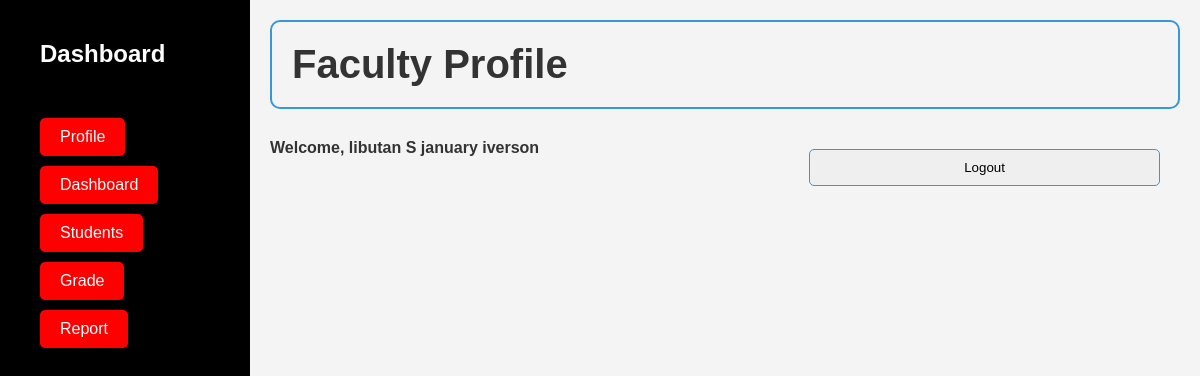
Screenshot of /integrative/faculty/Profile.php (signed in) with the database file from the repository.
### tables this page shows
CREATE TABLE `faculty` (
  `id` varchar(100) NOT NULL,
  `lastname` varchar(100) NOT NULL,
  `firstname` varchar(100) NOT NULL,
  `middlename` varchar(100) NOT NULL,
  `dbirth` varchar(100) NOT NULL,
  `gender` varchar(100) NOT NULL,
  `institute` varchar(100) NOT NULL,
  `course` varchar(100) NOT NULL,
  `number` varchar(100) NOT NULL
);

### integrative/faculty/Profile.php (the view, shortened to what this page needs)
<?php
include(__DIR__ . "/partial/header.php");
include(__DIR__ . "/partial/nav.php");
?>
<?php
if (isset($_SESSION["faculty_id"])) {
    require_once "../login/database.php";
    $faculty_id = $_SESSION["faculty_id"];
    $query = $conn->prepare("SELECT id, firstname, lastname, middlename FROM faculty WHERE id = ?");
    $query->bind_param("s", $faculty_id);
    $query->execute();
    $query->store_result();
    if ($query->num_rows > 0) {
        $query->bind_result($id, $firstname, $lastname, $middlename);
        ?>
        <div class="content">
            <h1>Faculty Profile</h1>
            <div class="course-content">
                <label>Welcome, <?php echo $firstname . " " . $middlename . " " . $lastname; ?></label><br>
                <div class="content">
                <form method="post" action="logout.faculty.php">
                    <input type="submit" name="logout" value="Logout" onclick="return confirmLogout();">
                </form>
                </div>
            </div>
        </div>
        <?php
    } else {
        echo "Error: Faculty data not found.";
    }
} else {
    header("location: /Login/login.faculty.php");
    exit();
}
?>
<?php
include(__DIR__ . "/partial/footer.php");
?>

### integrative/faculty/style.dashboard.css (style rules this page uses)
body, h1, h2, ul, li { margin: 0; padding: 0; }
body { font-family: "Arial", sans-serif; }
body { background-color: #f4f4f4; color: #333; }
h1 { font-size: 40px; text-align: left; border: 2px solid #3498db; padding: 20px; border-radius: 10px; margin-bottom: 20px; }
.content { margin-left: 250px; flex-grow: 1; padding: 20px; box-sizing: border-box; }
.course-content { display: flex; flex-direction: row; align-items: start; margin-top: 20px; }
input { width: 100%; padding: 10px; margin-bottom: 10px; border: 1px solid #3498db; border-radius: 5px; box-sizing: border-box; }
label { display: block; margin-top: 10px; font-weight: bold; }

### rows the page displays
faculty: firstname "libutan", middlename "S", lastname "january iverson"
